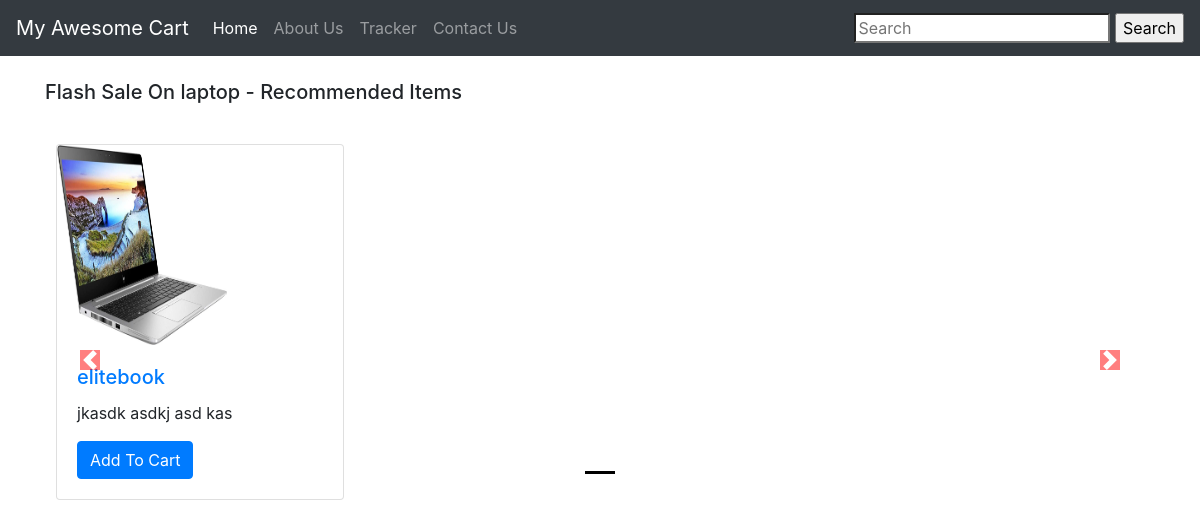
The app's page /shop/ with its own data.
### shop/models.py (models this page shows, shortened)
class Product(models.Model):
    productId = models.AutoField(primary_key=True)
    productName = models.CharField(max_length=50)
    category = models.CharField(max_length=50, default='')
    brandName = models.CharField(max_length=50, default='')
    price = models.IntegerField(default=0)
    desc= models.CharField(max_length=400)
    pubDate = models.DateField()
    image=models.ImageField(upload_to='shop/images', default='')

### shop/views.py (the view)
# urls.py: path('', views.index, name='index'),
def index(request):
    allProds = []
    catprods = Product.objects.values('category', 'productId')
    cats = {item['category'] for item in catprods}
    for cat in cats:
        prod = Product.objects.filter(category=cat)
        n = len(prod)
        nSlides = n // 4 + ceil((n / 4) - (n // 4))
        allProds.append([prod, range(1, nSlides), nSlides])
    params = {'allProds':allProds}
    return render(request, 'shop/index.html', params)

### templates/shop/index.html (shortened to what this page needs)
{% extends 'shop/basic.html' %}
{% block body %}
{% load static %}
<div class="container">
    {% for product, range, nSlides in allProds %}
    <h5 class="my-4">Flash Sale On {{product.0.category}} - Recommended Items</h5>
    <div class="row">
<div id="demo{{forloop.counter}}" class="col carousel slide my-3" data-ride="carousel">
    <ul class="carousel-indicators">
      <li data-target="#demo{{forloop.counter}}" data-slide-to="0" class="active"></li>
    </ul>
    <div class="container carousel-inner no-padding">
      <div class="carousel-item active">
        {% for i in product %}
        <div class="col-xs-3 col-sm-3 col-md-3">
          <div class="card" style="width: 18rem;">
            <img src='/media/{{i.image}}' class="card-img-top" alt="...">
            <div class="card-body">
              <h5 class="card-title"><a href="/shop/{{i.productId}}">{{i.productName}}</a></h5>
              <p class="card-text">{{i.desc}}</p>
              <button id="pr{{i.id}}" class="btn btn-primary cart">Add To Cart</button>
            </div>
          </div>
        </div>
        {% endfor %}
    </div>
</div>
</div>
    <a class="carousel-control-prev" href="#demo{{forloop.counter}}" data-slide="prev">
        <span class="carousel-control-prev-icon"></span>
    </a>
    <a class="carousel-control-next" href="#demo{{forloop.counter}}" data-slide="next">
        <span class="carousel-control-next-icon"></span>
    </a>
        </div>
    {% endfor %}
</div>
 {% endblock %}

### static/shop/styles.css (style rules this page uses)
.col-md-3 { display: inline-block; margin-left:-4px; }
.carousel-indicators .active { background-color: black; }
.col-md-3 img { width: 170px; height: 200px; }
body .carousel-indicators { bottom: 0; }
body .carousel-control-prev-icon, body .carousel-control-next-icon { background-color: red; }
.carousel-control-prev, .carousel-control-next { top: auto; bottom: auto; padding-top: 222px; }
body .no-padding { padding-left: 0; padding-right: 0; }

### records on screen
Product: category "laptop", image (picture), productName "elitebook", desc "jkasdk asdkj asd kas"
